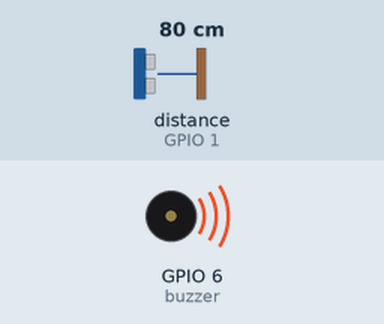
The program below on a simulated ESP32 board running MicroPython. Parts: buzzer (waves = sounding). The inputs (shaded band) are chosen by the test bench; at power-on: distance to the obstacle (sensor on GPIO 1) 80 cm. The echo pulse lasts 58.3 µs per cm; what the program prints to the serial console is not drawn.

Above: at 0.3 s.
At 5.9 s:
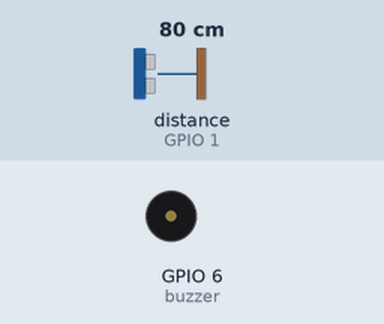
Timing chart, 0 to 7.4 s (numbered marks = the images above):
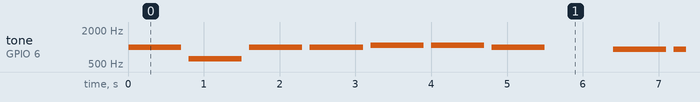

The program:

my_t3___________.py
```python
import machine                                  # machine : 보드의 부품(핀·타이머 등)을 다루는 도구 모음
import time                                     # time : 기다리거나 시간을 다루는 도구 모음
from machine import Pin, PWM, Timer             # machine 에서 부품 도구(클래스)를 가져온다 : Pin(핀), PWM(부저), Timer(타이머)

# 부저 객체 만들기 : PWM 클래스(설계도)로 buzzer 를 만든다
#   Pin(6) = 6번 핀에 달린 부저, freq=440 = 소리 높이 440 Hz, duty=0 = 처음에는 소리 끔 (0~1023)
buzzer = PWM(Pin(6), freq=440, duty=0)
# trigger 객체 만들기 : Pin 클래스로 17번 핀을 쓴다. mode=Pin.OUT = 내보내는 핀(소리를 쏘라는 신호), pull=None = 내부 저항은 안 쓴다
trigger = Pin(17, mode=Pin.OUT, pull=None)
# echo 객체 만들기 : 1번 핀. mode=Pin.IN = 받는 핀(돌아온 소리 신호), pull=None = 내부 저항은 안 쓴다
echo = Pin(1, mode=Pin.IN, pull=None)
trigger.value(0)                                # value() 메서드 : 핀 값을 정한다. 0 = 끔 (처음에는 소리를 쏘지 않는다)

# ---- 내가 바꾸는 값 ----
NEAR_CM = 5                      # 손을 가장 가까이 둘 때의 거리 (가장 작은 소리)
FAR_CM = 60                      # 손을 가장 멀리 둘 때의 거리 (가장 큰 소리) : NEAR_CM 보다 커야 한다
LEVELS = 20                      # 소리 크기를 몇 단계로 나눌까
DUTY_TABLE = [10, 12, 13, 15, 18, 20, 24, 27, 31, 36, 42, 48, 55, 64, 73, 85, 98, 113, 130, 150]
EIGHTH_MS = 200                  # 8분음표 한 개의 길이 : 4분음표 = 2개 = 400 ms
GAP_MS = 100                     # 음이 끝나기 전에 부저를 꺼 두는 시간 : 땡-땡이 끊겨 들리고, 이 틈에 거리를 잰다
LISTEN_MS = 60                   # 부저를 끈 뒤 이만큼 기다렸다가 잰다 (소리가 나는 중에 재면 부저가 센서를 흔든다)

# 계명 -> 주파수(Hz). 쉼은 0
# NOTE_HZ = {"도": 523, "레": 587, "미": 659, "솔": 784, "라": 880, "쉼": 0}
NOTE_HZ = {"도": 623, "레": 787, "미": 859, "파": 916, "솔": 984, "라": 1080, "쉼": 0}

# (계명, 음길이)  음길이 : 8분음표 몇 개 만큼 자리를 차지하나 (1 = 8분, 2 = 4분, 4 = 2분)
school_bell = [
    ("솔", 2), ("솔", 2), ("라", 2), ("라", 2),
    ("솔", 2), ("솔", 2), ("미", 4),                  # 학교종이 땡땡땡
    ("솔", 2), ("솔", 2), ("미", 2), ("미", 2),
    ("레", 4), ("쉼", 4),                             # 어서 모이자
    ("솔", 2), ("솔", 2), ("라", 2), ("라", 2),
    ("솔", 2), ("솔", 2), ("미", 4),                  # 선생님이 우리를
    ("솔", 2), ("미", 2), ("레", 2), ("미", 2),
    ("도", 4), ("쉼", 4),                             # 기다리신다
]

small_star = [("도", 4), ("도", 4), ("솔", 4), ("솔", 4), ("라", 4), ("라", 4),
              ("솔", 4), ("쉼", 4), ("파", 4), ("파", 4), ("미", 4), ("미", 4), ("레", 4),
              ("레", 4), ("도", 4), ("쉼", 4)]

# 노래선정
SONG = small_star

# ---- 인터럽트 깃발 : 알람 ----
ms = 0
flag_10 = False
flag_500 = False

def tick(t):
    global ms, flag_10, flag_500                # global : 이 함수 안에서 바깥 변수의 값을 바꾼다고 알린다
    ms += 1
    if ms % 10 == 0:
        flag_10 = True
    if ms % 500 == 0:
        flag_500 = True

def get_distance_cm():           # 교재 5-3 _2 와 같은 함수 : 못 읽으면 0
    trigger.value(0)                            # value(0) : 끈 상태에서 시작
    time.sleep_us(5)                            # sleep_us() : 5 µs 기다린다 (µs = 마이크로초 = 100만분의 1초)
    trigger.value(1)                            # value(1) : 켠다 = 초음파를 쏘기 시작
    time.sleep_us(10)                           # 10 µs 동안 켜 둔다
    trigger.value(0)                            # value(0) : 끈다 = 쏘기를 끝낸다
    # 6000 µs (약 100 cm) 까지만 기다린다 : 오래 기다리면 그동안 타이머 틱을 놓친다 (교재는 30000)
    pulse_time = machine.time_pulse_us(echo, 1, 6000)  # time_pulse_us(핀, 1, 최대µs) : echo 가 켜져 있던 시간(µs)을 잰다. 6000 µs 안에 안 돌아오면 음수
    distance_cm = (pulse_time / 2) / 29.1       # 왕복 시간의 절반 ÷ 29.1 = 거리(cm)
    if 2 <= distance_cm <= 200:
        return distance_cm
    else:
        return 0

def distance_level(cm):
    # 가까울수록 작은 단계 (t2 와 반대) : NEAR_CM 이하 -> 0, FAR_CM 이상 -> 19
    level = int((cm - NEAR_CM) * LEVELS // (FAR_CM - NEAR_CM))
    if level < 0:
        level = 0
    if level > LEVELS - 1:
        level = LEVELS - 1
    return level

idx = 0                          # 지금 몇 번째 음인가
note_start = 0                   # 이 음이 시작한 ms
measured = False                 # 이 음에서 거리를 이미 쟀는가
cm = 0
level = 9
duty = DUTY_TABLE[level]
buzzer.freq(NOTE_HZ[school_bell[0][0]])         # freq() 메서드 : 소리 높이(Hz)를 바꾼다

# tmr 객체 만들기 : Timer 클래스로 0번 하드웨어 타이머를 쓴다
tmr = Timer(0)
# init() 메서드로 타이머를 켠다 : period=1 = 1 ms 마다, mode=Timer.PERIODIC = 계속 반복, callback=tick = 때마다 tick 함수를 부른다
tmr.init(period=1, mode=Timer.PERIODIC, callback=tick)

try:
    while True:
        if flag_10:                              # 10 ms : 음을 넘기고, 소리 크기를 주고, 소리를 끈 틈에 거리를 잰다
            flag_10 = False
            name, length = SONG[idx]
            t = ms - note_start                  # 이 음이 시작하고 지난 ms
            if t >= length * EIGHTH_MS:          # 자리가 끝났다 -> 다음 음으로 (끝까지 가면 처음부터 다시)
                note_start += length * EIGHTH_MS
                idx = idx + 1
                if idx >= len(SONG):      # 곡이 끝났으면 처음부터 다시
                    idx = 0
                name, length = SONG[idx]
                t = ms - note_start
                measured = False
                if NOTE_HZ[name] != 0:
                    buzzer.freq(NOTE_HZ[name])  # freq() 메서드 : 소리 높이(Hz)를 바꾼다
            left = length * EIGHTH_MS - t        # 이 음이 끝나기까지 남은 ms
            if name == "쉼" or left <= GAP_MS:   # 쉬는 시간이거나 음이 끝나기 직전이면 소리를 끈다
                buzzer.duty(0)                  # duty(0) : 소리를 끈다
                if not measured and (name == "쉼" or left <= GAP_MS - LISTEN_MS):
                    measured = True              # 소리를 끈 지 60 ms 가 지났다 : 이 음에서 한 번만 잰다
                    cm = get_distance_cm()
                    if cm != 0:                  # 0 은 못 읽은 것 : 이전 단계를 그대로 쓴다
                        level = distance_level(cm)
                        duty = DUTY_TABLE[level]
            else:
                buzzer.duty(duty)               # duty() 메서드 : 소리 크기를 정한다 (켜짐)
        if flag_500:                             # 500 ms : 어디쯤인지 쉘에 찍는다
            flag_500 = False
            print("거리", int(cm), "cm -> 단계", level, "-> duty", duty, "|", idx + 1, "/", len(SONG), SONG[idx][0])
except KeyboardInterrupt:                       # 정지 버튼(Ctrl + C)을 누르면 여기로 온다
    pass
finally:                                        # 끝날 때 꼭 실행된다 : 부저와 타이머를 정리한다
    tmr.deinit()                                # deinit() 메서드 : 타이머를 끈다
    buzzer.duty(0)                              # duty(0) : 소리를 끈다
    buzzer.deinit()                             # deinit() 메서드 : 부저를 놓아 준다 (끝낼 때)
```

Measured:
- by itself, tone on GPIO 6 (buzzer): plays 984 Hz for 0.69 s, 623 Hz for 0.70 s, 984 Hz for 0.70 s, 984 Hz for 0.70 s, 1080 Hz for 0.70 s, 1080 Hz for 0.70 s … (143 notes in this stretch)
